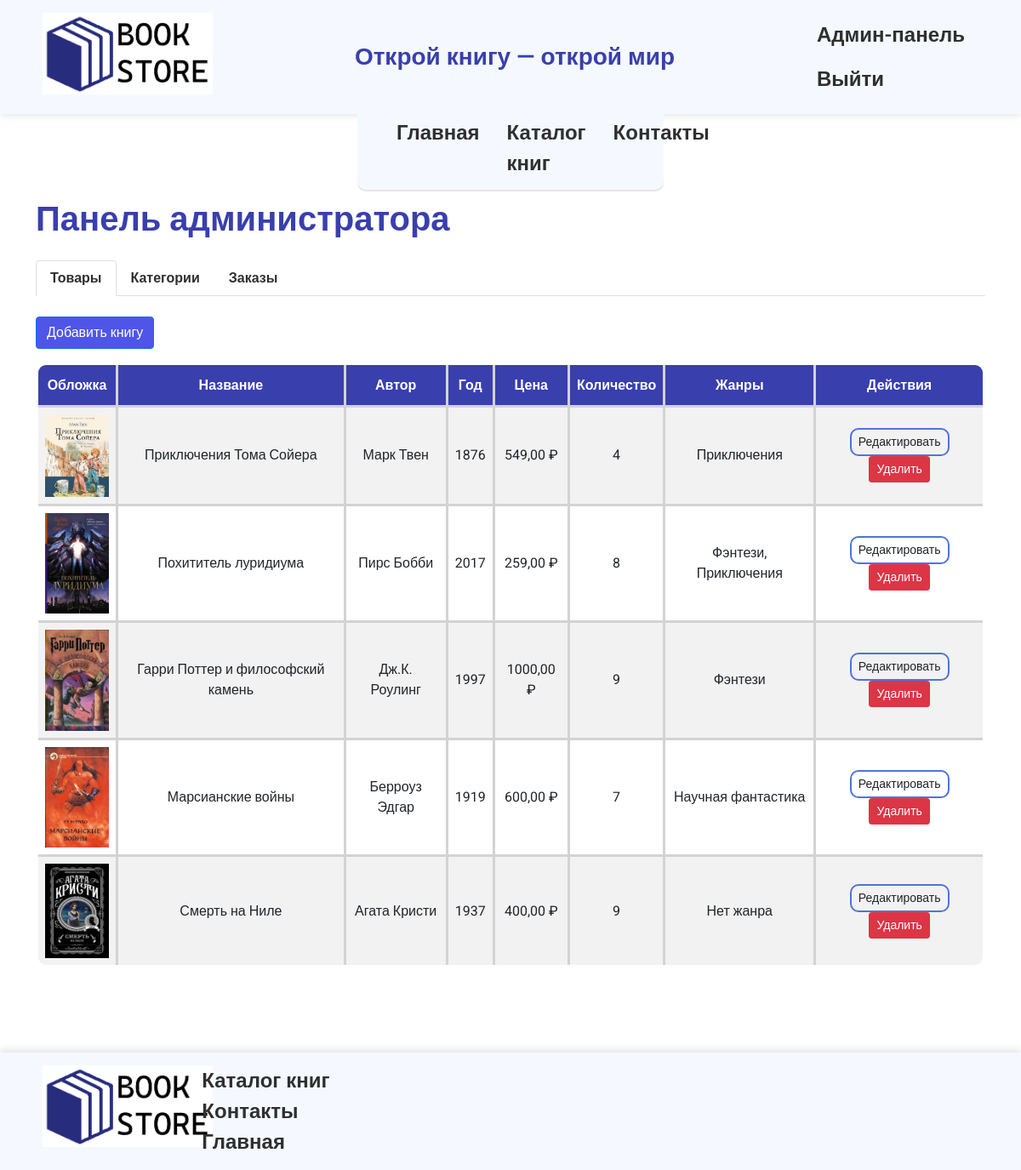
Page /adminDash/ (signed in) on the earlier database version.
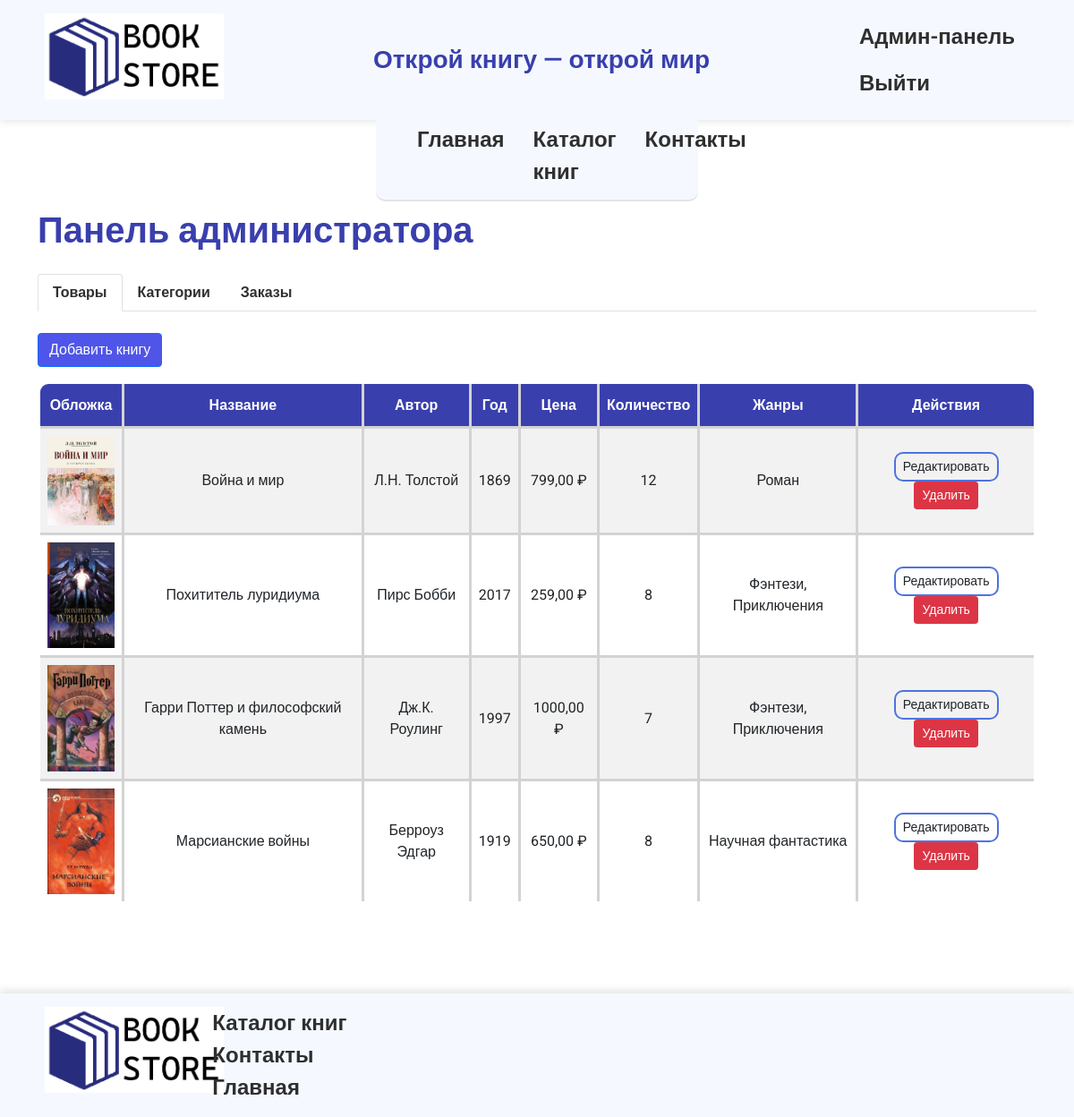
Same page on the later database version.
### client/models.py (models this page shows)
class Books(models.Model):
    title = models.CharField(max_length=200)
    description = models.TextField()
    author = models.CharField(max_length=150)
    price = models.DecimalField(max_digits=10, decimal_places=2)
    country = models.CharField(max_length=100)
    year = models.IntegerField()
    image = models.ImageField(upload_to='books/')
    genre = models.ManyToManyField(Genre)
    quantity = models.PositiveIntegerField(default=0)

class Genre(models.Model):
    name = models.CharField(max_length=100)

### client/views.py (the view, shortened to what this page needs)
# urls.py: path('adminDash/', views.admin_page, name="admin_dash"),
@login_required
def admin_page(request):
    if request.user.role != 'admin':
        return redirect('home')
    if request.method == "POST" and 'genre_submit' in request.POST:
        genre_name = request.POST.get('genre_name')
        if genre_name:
            Genre.objects.create(name=genre_name)
            return redirect('admin_dash')
    if request.method == "POST" and 'confirm_order' in request.POST:
        order_id = request.POST.get('order_id')
        order = Order.objects.get(id=order_id)
        order.status = 'confirmed'
        order.save()
        return redirect('admin_dash')
    genres = Genre.objects.all()
    books = Books.objects.all().order_by('-id')
    orders = Order.objects.all().order_by('-created_at')
    context = {
        'title_page': 'Панель администратора',
        'genres': genres,
        'books': books,
        'orders': orders
    }
    return render(request, "admin-dashboard.html", context)

### client/templates/admin-dashboard.html (shortened to what this page needs)
{% extends './base.html' %}
{% block content %}
<section>
  <div class="container mt-5">
    <h1 class="mb-4" style="color: var(--primary-color); font-weight: 700;">Панель администратора</h1>
    <ul class="nav nav-tabs" id="adminTab" role="tablist">
      <li class="nav-item" role="presentation">
        <button class="nav-link active" id="products-tab" data-bs-toggle="tab" data-bs-target="#products" type="button" role="tab">Товары</button>
      </li>
      <li class="nav-item" role="presentation">
        <button class="nav-link" id="categories-tab" data-bs-toggle="tab" data-bs-target="#categories" type="button" role="tab">Категории</button>
      </li>
      <li class="nav-item" role="presentation">
        <button class="nav-link" id="orders-tab" data-bs-toggle="tab" data-bs-target="#orders" type="button" role="tab">Заказы</button>
      </li>
    </ul>
    <div class="tab-content mt-4">
      <div class="tab-pane fade show active" id="products" role="tabpanel">
        <button type="button" class="btn btn-primary mb-3" data-bs-toggle="modal" data-bs-target="#addBookModal">
          Добавить книгу
        </button>
        <table class="table table-striped table-hover" style="border-radius: 12px; overflow: hidden;">
          <thead class="table-head">
            <tr>
              <th>Обложка</th>
              <th>Название</th>
              <th>Автор</th>
              <th>Год</th>
              <th>Цена</th>
              <th>Количество</th>
              <th>Жанры</th>
              <th>Действия</th>
            </tr>
          </thead>
          <tbody>
            {% for book in books %}
            <tr>
              <td>
                {% if book.image %}
                  <img src="{{ book.image.url }}" class="admin-table-img">
                {% else %}
                  Нет изображения
                {% endif %}
              </td>
              <td>{{ book.title }}</td>
              <td>{{ book.author }}</td>
              <td>{{ book.year }}</td>
              <td>{{ book.price }} ₽</td>
              <td>{{ book.quantity }}</td>
              <td>
                {% for genre in book.genre.all %}
                  {{ genre.name }}{% if not forloop.last %}, {% endif %}
                {% empty %}
                  Нет жанра
                {% endfor %}
              </td>
              <td>
                <button class="btn btn-sm btn-edit" data-bs-toggle="modal" data-bs-target="#editBookModal{{ book.id }}">Редактировать</button>
                  <button class="btn btn-sm btn-danger"
                        data-bs-toggle="modal"
                        data-bs-target="#deleteBookModal{{ book.id }}">
                  Удалить
                </button>
              </td>
            </tr>
            {% endfor %}
          </tbody>
        </table>
      </div>
    </div>
  </div>
</section>
{% endblock %}

Differences in the rows shown:
removed Books: image (picture), title "Приключения Тома Сойера", author "Марк Твен", year "1876", price "549,00", quantity "4", Genre (name "Приключения")
removed Books: image (picture), title "Смерть на Ниле", author "Агата Кристи", year "1937", price "400,00", quantity "9"
added Books: image (picture), title "Война и мир", author "Л.Н. Толстой", year "1869", price "799,00", quantity "12"
added Genre: name "Роман", shown under "Война и мир"
shown differently, row unchanged: Genre "Фэнтези": now shows ","
changed Books "Гарри Поттер и философский камень": quantity "9" → "7"; gains Genre (name "Приключения")
changed Books "Марсианские войны": price "600,00" → "650,00"; quantity "7" → "8"
